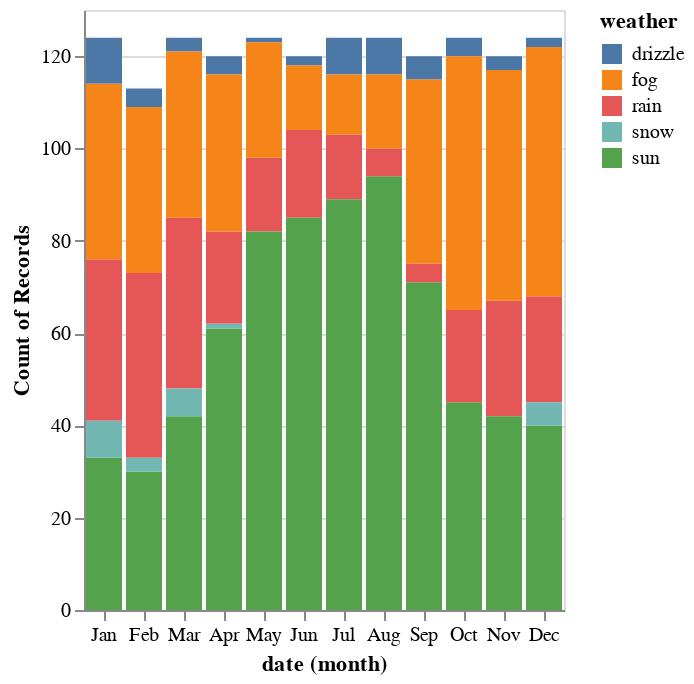

Notebook source saved alongside this figure:
### Code cell
alt.Chart(df).mark_bar().encode(
    x='month(date):N',
    y='count()',
    color='weather',
)

### Figure 1 — Vega-Lite specification as saved in the notebook (floating-point values rounded to 4 significant figures; data arrays with more than 128 entries replaced by an {"elided": "..."} marker saying what was removed)
{"config": {"view": {"continuousWidth": 400, "continuousHeight": 300}}, "data": {"name": "data-830c39fec90146253fb06a06c26374ef"}, "mark": "bar", "encoding": {"color": {"field": "weather", "type": "nominal"}, "x": {"field": "date", "timeUnit": "month", "type": "nominal"}, "y": {"aggregate": "count", "type": "quantitative"}}, "$schema": "https://vega.github.io/schema/vega-lite/v4.17.0.json", "datasets": {"data-830c39fec90146253fb06a06c26374ef": {"elided": "1461 records"}}}
